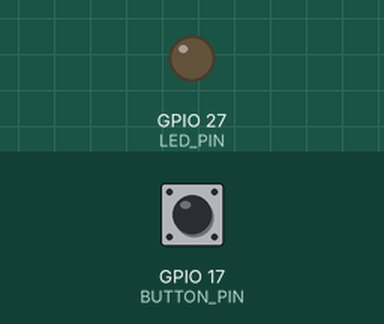
The program below on a simulated Raspberry Pi (BCM pin numbers). Parts: output pins drawn as LEDs (lit = HIGH). Dashed ring = blinking. The test bench sets the inputs (shaded band); at power-on: GPIO 17 (BUTTON_PIN) HIGH.

Above: at 1.2 s.
1.3 s: GPIO 17 (BUTTON_PIN) pulled LOW for 1 s
At 3.2 s:
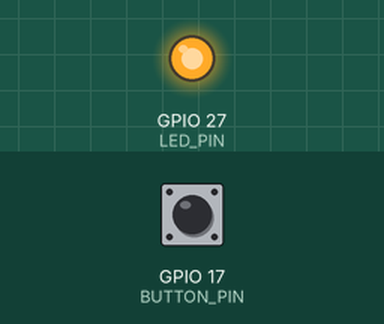
3.8 s: GPIO 17 (BUTTON_PIN) pulled LOW for 0.15 s
At 4.5 s:
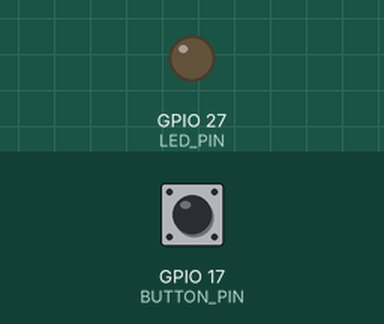
5.4 s: GPIO 17 (BUTTON_PIN) pulled LOW for 3.2 s
At 5.5 s:
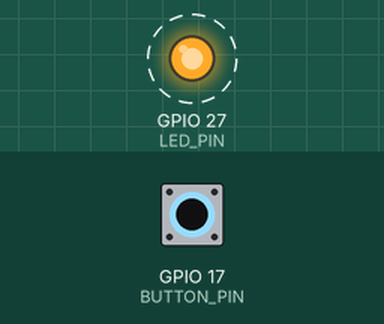
Timing chart, 0 to 9.9 s (numbered marks = the images above; inputs shaded):
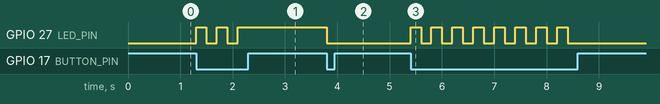

The program:

ex06.py
```python
import RPi.GPIO as GPIO
import time

LED_PIN = 27
BUTTON_PIN = 17

GPIO.setmode(GPIO.BCM)

GPIO.setup(LED_PIN, GPIO.OUT)
GPIO.setup(BUTTON_PIN, GPIO.IN, pull_up_down=GPIO.PUD_UP)

led_state = False

try:
    while True:
        if GPIO.input(BUTTON_PIN) == GPIO.LOW:
            led_state = not led_state

            if led_state:
                GPIO.output(LED_PIN, GPIO.HIGH)
            else:
                GPIO.output(LED_PIN, GPIO.LOW)
            time.sleep(0.2)

except KeyboardInterrupt:
    print("\nBye")
    GPIO.cleanup()
```

Measured:
- after the input at 1.3 s, GPIO 27 (LED_PIN): alternates HIGH for 0.20 s and LOW for 0.20 s, 5 changes in all, then stays HIGH, starting at once
- after the input at 3.8 s, GPIO 27 (LED_PIN): HIGH → LOW at once
- after the input at 5.4 s, GPIO 27 (LED_PIN): alternates HIGH for 0.20 s and LOW for 0.20 s, 16 changes in all, then stays LOW, starting at once
